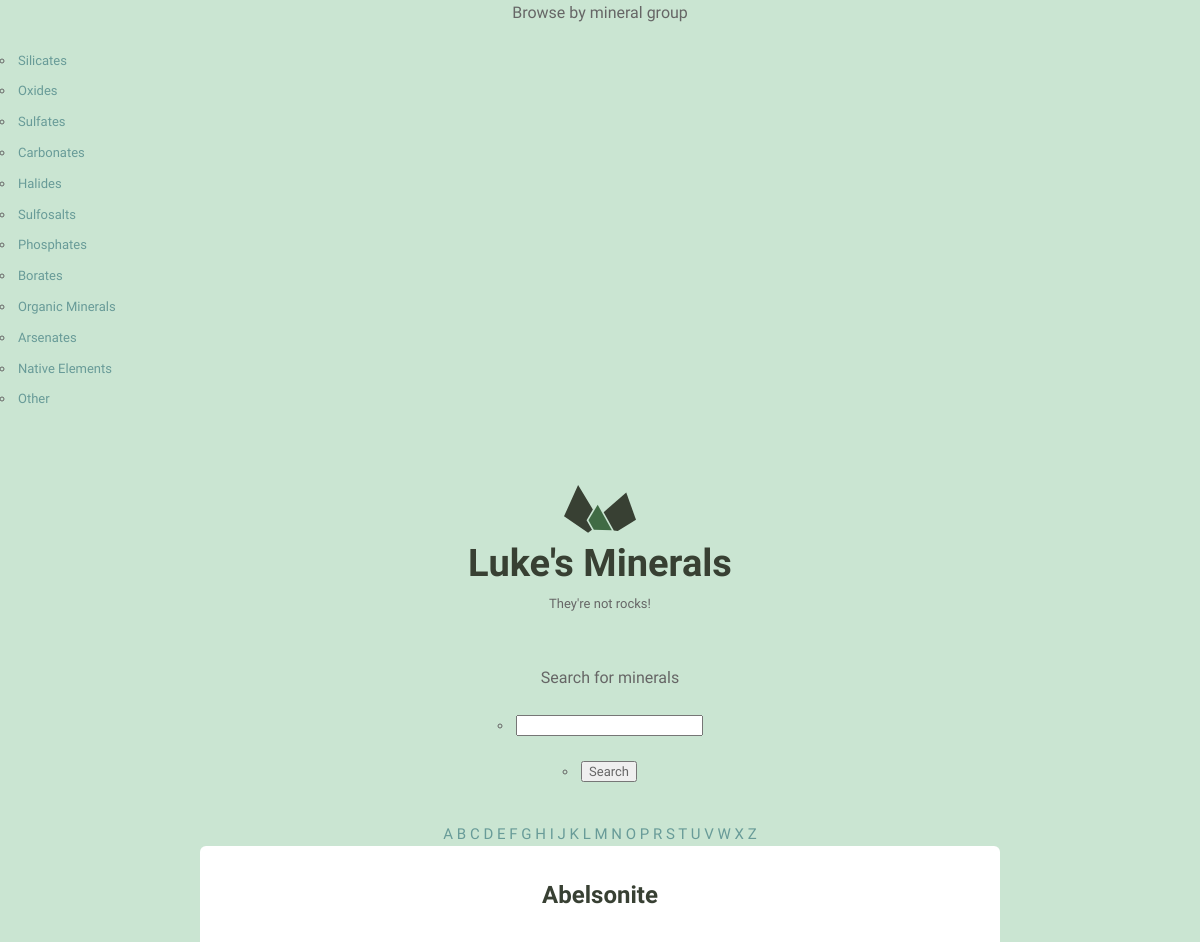
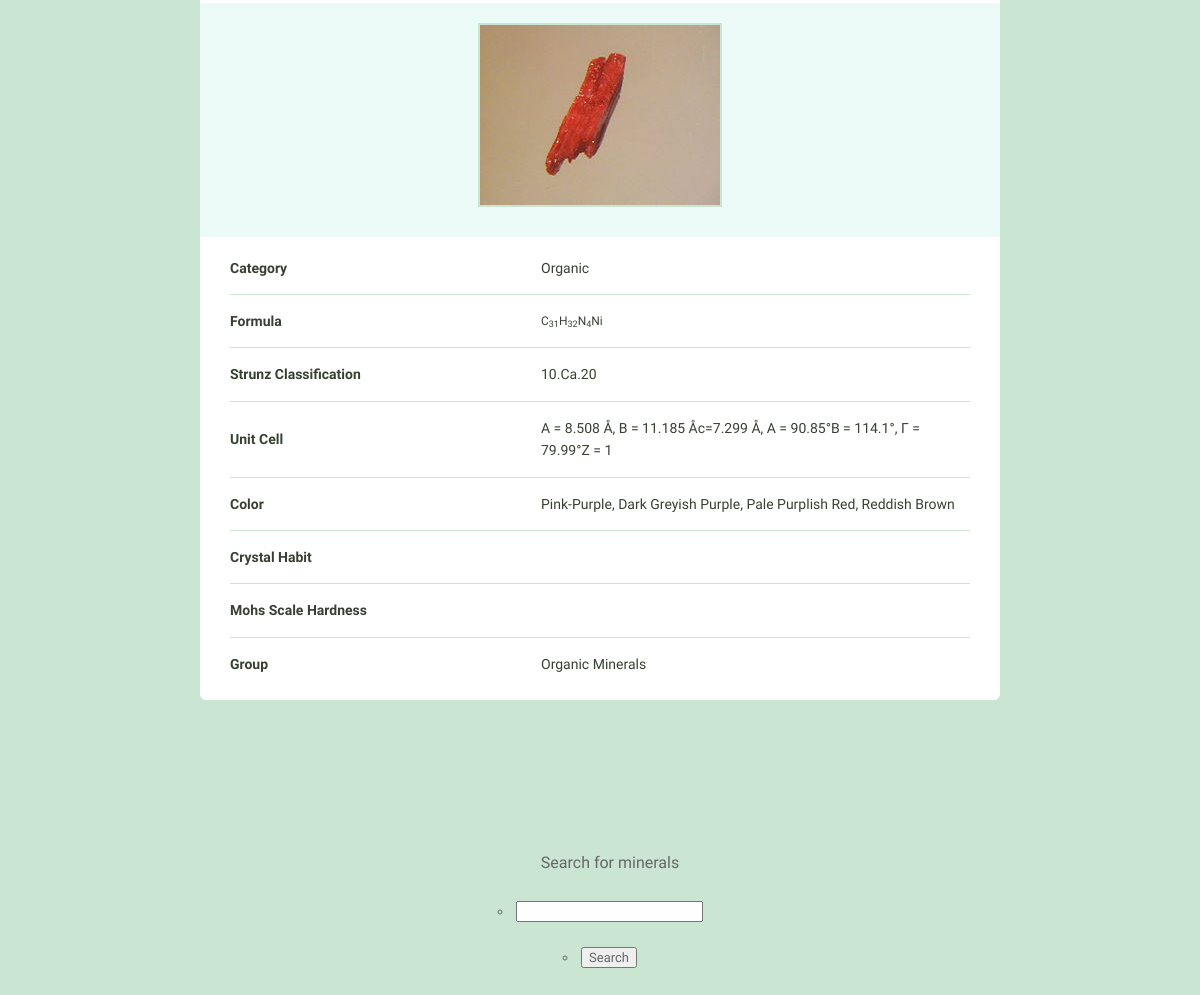
/minerals/1/, run on the app's committed database (2 pictures, top to bottom).
### minerals/models.py (models this page shows, shortened)
class Mineral(models.Model):
    name = models.CharField(max_length=255)
    image_filename = models.CharField(max_length=255)
    image_caption = models.CharField(max_length=255)
    category = models.CharField(max_length=255)
    formula = models.CharField(max_length=255)
    strunz_classification = models.CharField(max_length=255)
    color = models.CharField(max_length=255)
    crystal_system = models.CharField(max_length=255)
    unit_cell = models.CharField(max_length=255)
    crystal_symmetry = models.CharField(max_length=255)
    cleavage = models.CharField(max_length=255)
    mohs_scale_hardness = models.CharField(max_length=255)
    luster = models.CharField(max_length=255)
    streak = models.CharField(max_length=255)
    diaphaneity = models.CharField(max_length=255)
    optical_properties = models.CharField(max_length=255)
    refractive_index = models.CharField(max_length=255)
    crystal_habit = models.CharField(max_length=255)
    specific_gravity = models.CharField(max_length=255)
    group = models.CharField(max_length=255)

### minerals/views.py (the view)
# urls.py: url(r'(?P<pk>\d+)/$', views.mineral_detail, name='detail'),
def mineral_detail(request, pk):
    mineral = Mineral.objects.get(pk=pk)
    fields = [field.name for field in Mineral._meta.get_fields()]
    fields = [e for e in fields if e not in ('id', 'name', 'image_filename',
                                             'image_caption')]
    return render(request, 'minerals/detail.html', {
                  'mineral': mineral,
                  'fields': fields,
                  'alphabet': alphabet,
                  'letter': 'ZZ',
                  'groups': groups,
                  })

### minerals/templates/minerals/detail.html
{% extends "layout.html" %}
{% load mineral_filters %}
{% load static %}
{% load static from staticfiles %}
{% block content %}
<div class="grid-100 mineral__container">
  <h1 class="mineral__name">{{ mineral.name }}</h1>
  <div class="mineral__image-bg">
    <img class="mineral__image" src="{% get_static_prefix %}images/{{ mineral.name}}.jpg">
    <p class="mineral__caption">{{ mineral.img_caption|title }}</p>
  </div>
  <div class="mineral__table-container">
    <table class="mineral__table">
      <tr>
        <td class="mineral__category">Category</td>
        <td>{{ mineral.category|title }}</td>
      </tr>
      <tr>
        <td class="mineral__category">Formula</td>
        <td class="mineral__formula">{{ mineral.formula|safe }}</td>
      </tr>
      <tr>
        <td class="mineral__category">Strunz Classification</td>
        <td>{{ mineral.strunz_classification|title }}</td>
      </tr>
      <tr>
        <td class="mineral__category">Unit Cell</td>
        <td>{{ mineral.unit_cell|title }}</td>
      </tr>
      <tr>
        <td class="mineral__category">Color</td>
        <td>{{ mineral.color|title }}</td>
      </tr>
      <tr>
        <td class="mineral__category">Crystal Habit</td>
        <td>{{ mineral.crystal_habit|title }}</td>
      </tr>
      <tr>
        <td class="mineral__category">Mohs Scale Hardness</td>
        <td>{{ mineral.mohs_hardness|title }}</td>
      </tr>
      <tr>
        <td class="mineral__category">Group</td>
        <td>{{ mineral.group|title }}</td>
      </tr>
    </table>
  </div>
</div>
{% endblock %}

### templates/layout.html (shortened to what this page needs)
{% load static from staticfiles %}
<!DOCTYPE html>
<html lang="en">
<head>
  <link rel="stylesheet" href="{% static 'css/global.css' %}">
</head>
<body>
  <div class="left__nav">
      <p class='text-centered'>Browse by mineral group</p>
      <ul>
          {% for group in groups %}
            <li {% if group_name == group %} style="font-weight:bolder;" {% endif %}>
                <a href="{% url 'minerals:group_list' group_name=group %}">{{ group }}</a></li>
          {% endfor %}
      </ul>
  </div>
  <div class="bounds">
    <div class="grid-100">
      <a href="{% url 'minerals:list' %}">
        <h1 class="logo__name text-centered">Luke's Minerals</h1>
      </a>
      <p class="logo__text text-centered">They're not rocks!</p>
      <div class="right__nav">
        <p class="text-centered" style="padding-left:20px;">Search for minerals</p>
        <form class="text-centered" action="{% url 'minerals:search' %}" method="GET">
          <ul>
            <li><input type="search" name="q"></li>
            <li><input type="submit" value="Search"></li>
          </ul>
        </form>
      </div>
      <div class="text-centered">
          {% for character in alphabet %}
            <span class="browse__text" {% if character == letter %} style="font-weight: bolder;"{% endif %}>
                <a href="{% url 'minerals:list' letter=character %}">{{ character }}</a>
            </span>
          {% endfor %}
      </div>
    </div>
    {% block content %}{% endblock %}
  </div>
  <div class="right__nav">
    <p class="text-centered" style="padding-left:20px;">Search for minerals</p>
    <form class="text-centered" action="{% url 'minerals:search' %}" method="GET">
      <ul>
        <li><input type="search" name="q"></li>
        <li><input type="submit" value="Search"></li>
      </ul>
    </form>
  </div>
</body>
</html>

### assets/css/global.css (style rules this page uses)
html { font-family: sans-serif; -ms-text-size-adjust: 100%; -webkit-text-size-adjust: 100%; }
body { margin: 0; }
a { background-color: transparent; }
h1 { font-size: 2em; margin: 0.67em 0; }
sub { font-size: 75%; line-height: 0; position: relative; vertical-align: baseline; bottom: -0.25em; }
img { border: 0; }
svg:not(:root) { overflow: hidden; }
input { color: inherit; font: inherit; margin: 0; }
input[type="reset"], input[type="submit"] { -webkit-appearance: button; cursor: pointer; }
input { line-height: normal; }
input[type="search"] { -webkit-appearance: textfield; -moz-box-sizing: content-box; -webkit-box-sizing: content-box; box-sizing: content-box; }
table { border-collapse: collapse; border-spacing: 0; }
td, th { padding: 0; }
html { font-size: 62.5%; }
body { background-color: #CAE5D2; font-size: 1.5em; line-height: 1.6; font-weight: 400; font-family: "Cousine"; color: #666; }
.bounds { max-width: 800px; margin: 0 auto; padding: 50px 0 150px; overflow: hidden; }
.grid, .grid-5, .grid-10, .grid-15, .grid-20, .grid-25, .grid-30, .grid-33, .grid-35, .grid-40, .grid-45, .grid-50, .grid-55, .grid-60, .grid-65, .grid-66, .grid-70, .grid-75, .grid-80, .grid-90, .grid-95, .grid-100 { float: left; box-sizing: border-box; position: relative; }
.grid-100 { width: 100%; padding: 0 15px; }
h1, h2, h3, h4, h5, h6 { margin-top: 0; margin-bottom: 2rem; font-weight: bold; font-family: "Work Sans", sans-serif; color: #384033; }
h1 { font-size: 3.8rem; }
@media (min-width: 550px) { h1 { font-size: 3.8rem; } }
p { margin-top: 0; font-size: 1.6rem; }
a { color: #689b98; text-decoration: none; -webkit-transition: color 0.2s; -moz-transition: color 0.2s; -ms-transition: color 0.2s; -o-transition: color 0.2s; transition: color 0.2s; }
ul { list-style: circle inside; padding-left: 0; margin-top: 0; }
li { margin-bottom: 1rem; font-size: 1.3rem; }
th, td { padding: 15px; text-align: left; border-bottom: 1px solid #e1e1e1; }
th:first-child, td:first-child { padding-left: 0; }
th:last-child, td:last-child { padding-right: 0; }
input { margin-bottom: 1.5rem; }
table, p, ul { margin-bottom: 2.5rem; }
.text-centered { text-align: center; }
.logo { display: block; fill: #384033; position: relative; margin: 0 auto; width: 72px; }
.logo__name { margin-bottom: 0; }
.logo__text { margin-bottom: 50px; font-size: 13px; }
.mineral__container { background-color: #fff; border-radius: 6px; list-style: none; padding: 0; text-align: center; }
.mineral__name { display: block; width: 100%; margin: 0; font-size: 24px; padding: 30px 0 30px 0; }
.mineral__image { display: block; margin: 0 auto; border: solid 2px #CAE5D2; }
.mineral__image-bg { background-color: #ecfaf8; padding: 20px 0; }
.mineral__caption { font-size: 12px; font-style: italic; padding: 10px 0 0 0; margin: 0; }
.mineral__table { font-size: 14px; color: #384033; }
.mineral__table td { border-color: #CAE5D2; }
.mineral__table tr:last-of-type td { border-bottom: none; padding-bottom: 0; }
.mineral__table-container { padding: 5px 30px 0; }
.mineral__category { font-weight: bold; width: 40%; }
.mineral__formula { font-size: 12px; }

### data on the page
Mineral: name "Abelsonite", name (picture), category "Organic", formula "C 31 H 32 N 4 Ni", strunz_classification "10.Ca.20", unit_cell "A = 8.508 Å, B = 11.185 Åc=7.299 Å, Α = 90.85°Β = 114.1°, Γ = 79.99°Z = 1", color "Pink-Purple, Dark Greyish Purple, Pale Purplish Red, Reddish Brown", group "Organic Minerals"

### other printed values
{{ group }} "Silicates" "Oxides" "Sulfates" "Carbonates" "Halides" "Sulfosalts" "Phosphates" "Borates" "Organic Minerals" "Arsenates" "Native Elements" "Other"
{{ character }} "A" "B" "C" "D" "E" "F" "G" "H" "I" "J" "K" "L" "M" "N" "O" "P" "R" "S" "T" "U" "V" "W" "X" "Z"
